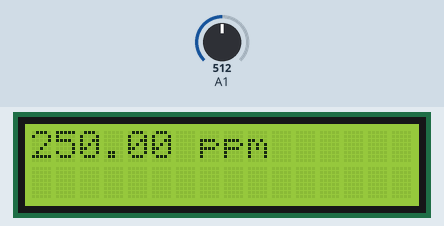
Bench run of a sketch on a simulated Arduino Uno, built with avr-gcc and run on an emulated ATmega328P. Parts: 16×2 character LCD. The test bench sets the inputs (shaded band); at power-on: A1 = 512.

Above: at 1.2 s.
1.3 s: A1 set to 716
At 2.9 s:
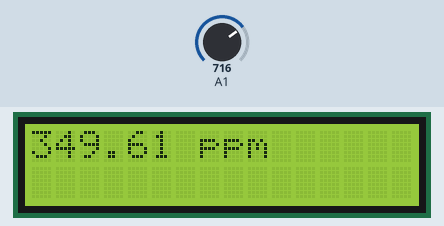
3.6 s: A1 set to 900
At 5.3 s:
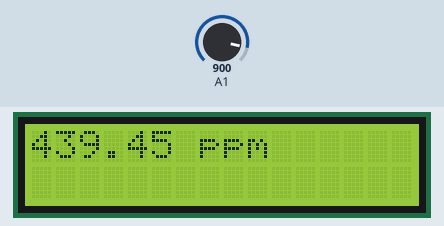
5.6 s: A1 set to 1023
At 6.5 s:
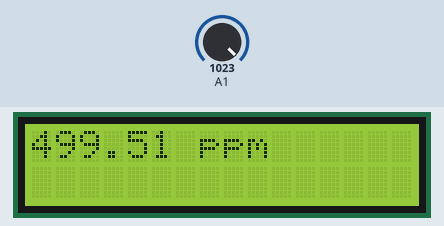
Timing chart, 0 to 8.6 s (numbered marks = the images above; inputs shaded):
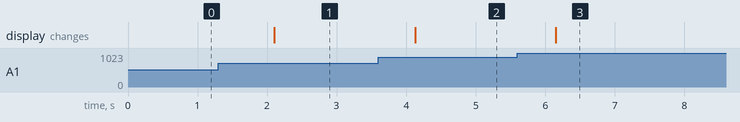

The sketch:

Water_Quality_I2C_KIT_A__Project_2.ino
```cpp
#include <LiquidCrystal_I2C.h>

LiquidCrystal_I2C lcd(0x27, 16, 2);
void setup() {
  // put your setup code here, to run once:
lcd.begin();
lcd.backlight();

}

void loop() {
  // put your main code here, to run repeatedly:
lcd.clear();
int sensorValue = analogRead(A1);
float tdsValue = (float)sensorValue * 5 / 1024;
tdsValue = tdsValue * 1000;
tdsValue = tdsValue / 10;
lcd.print(tdsValue);
lcd.print(" ppm");
delay(1000);
}
```

Measured:
- after the input at 1.3 s, the display: changes after 0.80 s (image 1)
- after the input at 3.6 s, the display: changes after 0.53 s (image 2)
- after the input at 5.6 s, the display: changes after 0.55 s (image 3)
